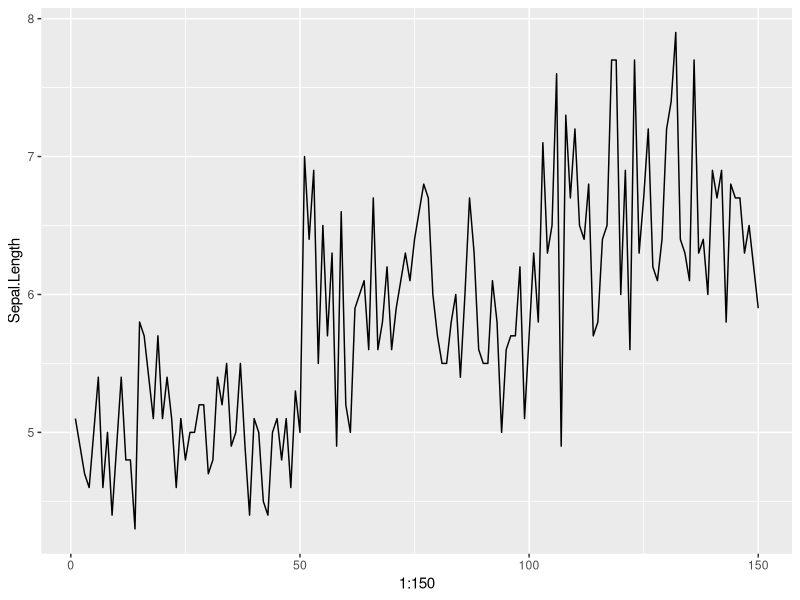
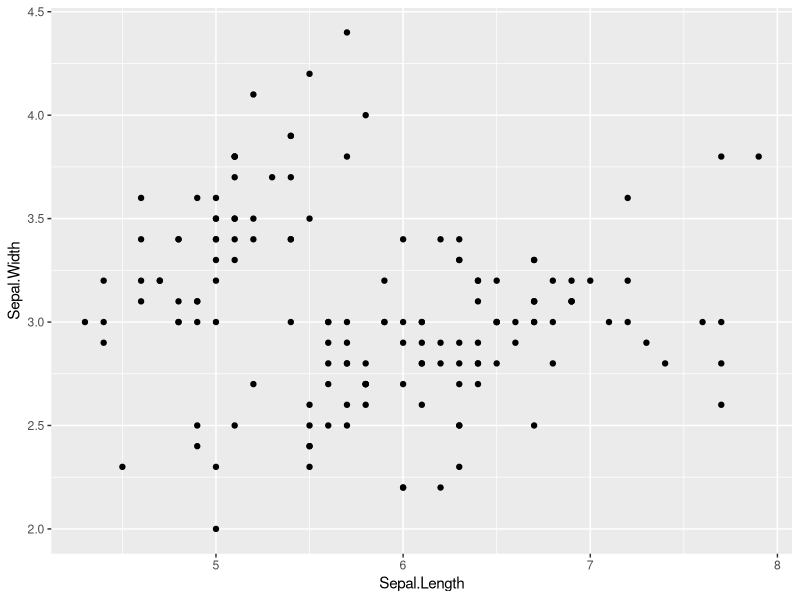
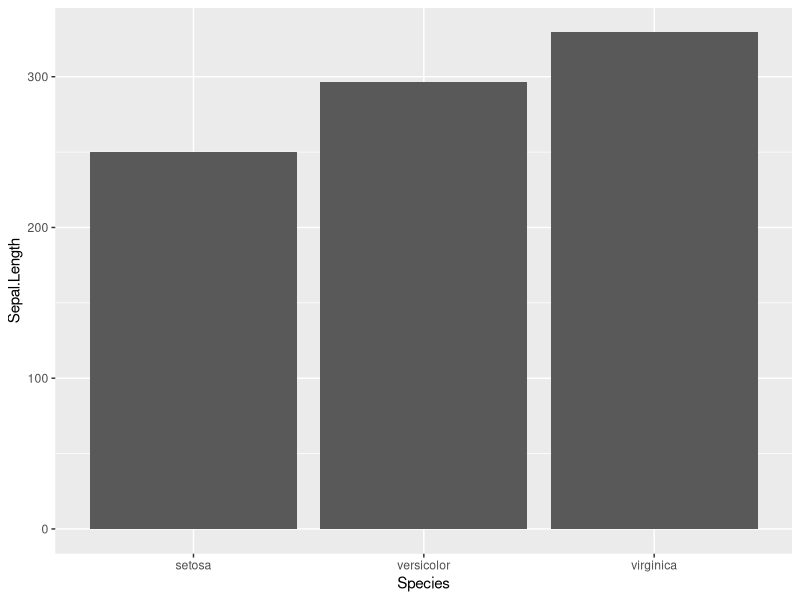
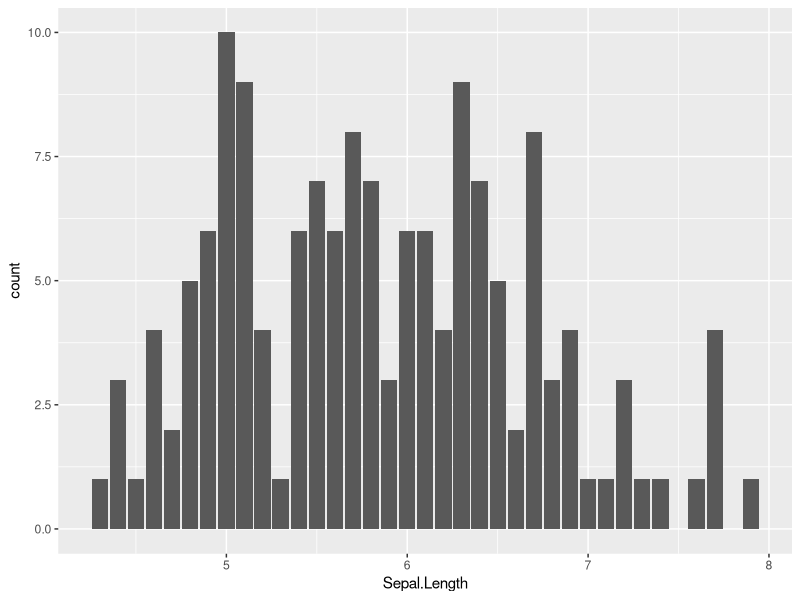
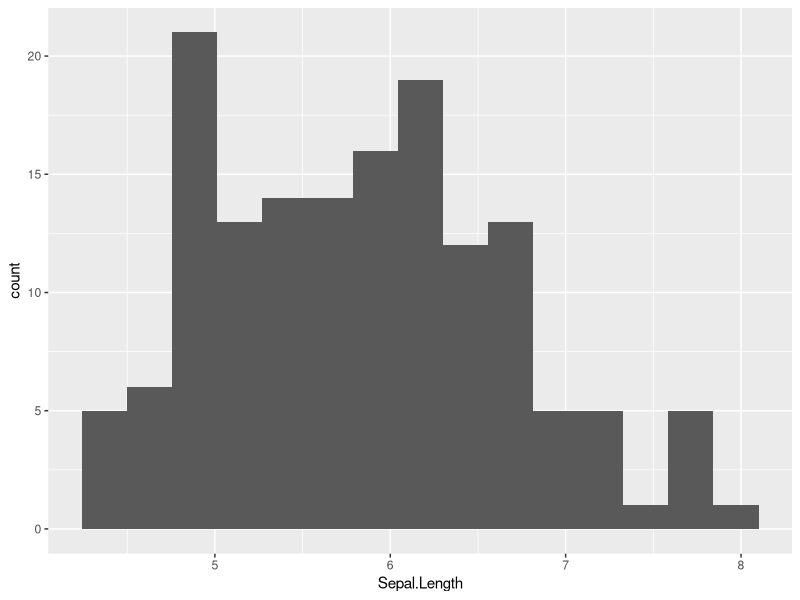
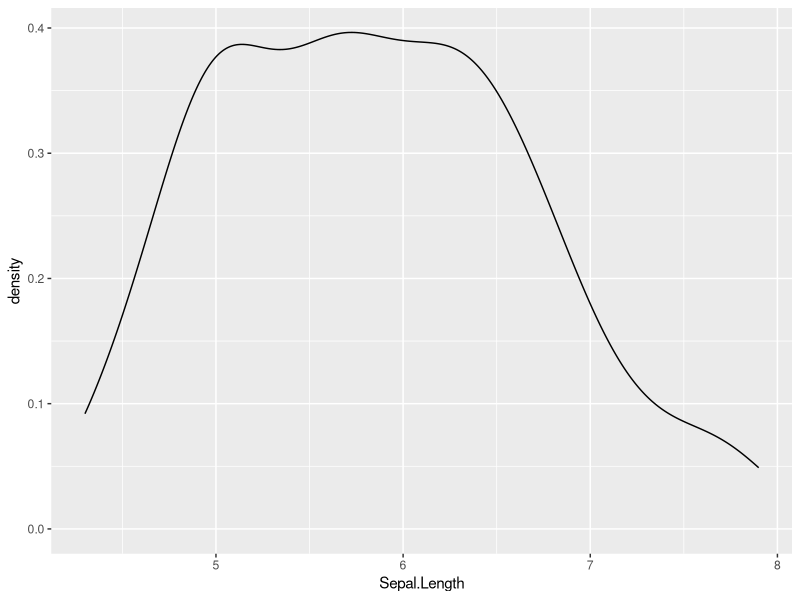
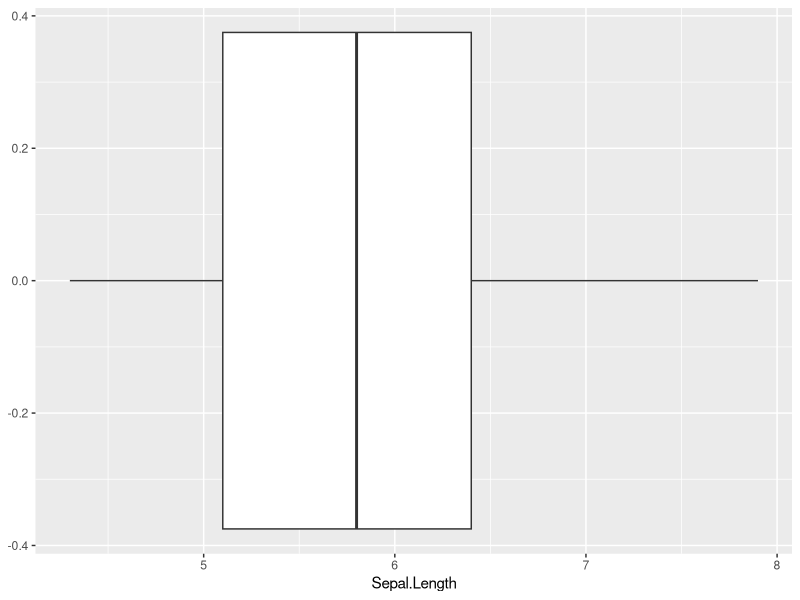
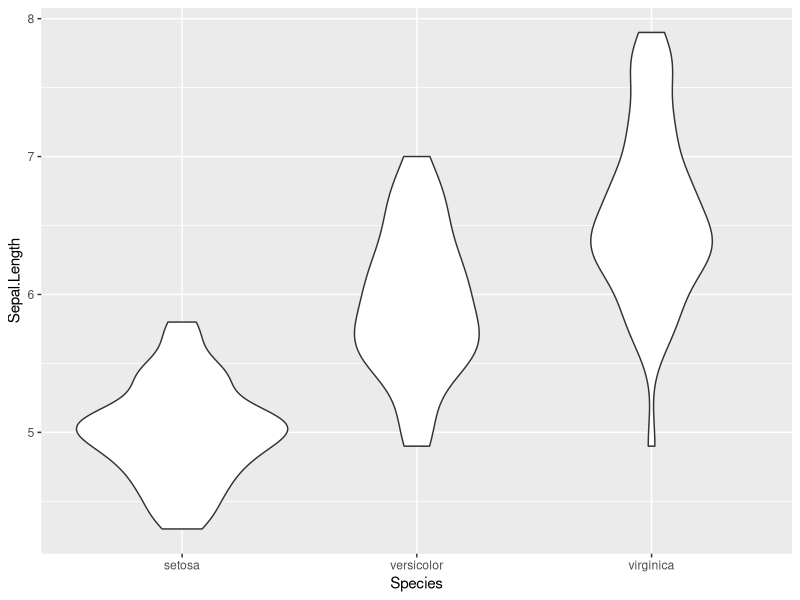

Source code (R) for these figures, in order:

# Format
# ggplot (data = <DATA> ) +
#<GEOM_FUNCTION> (mapping = aes( <MAPPINGS> ))

# geom_functions
# geom_line() , geom_point() , geom_histgram(), 
# geom_col(), geom_bar()
#  geom_boxplot(),  geom_violin(), geom_density()
# 


iris
data = iris

#install.packages("ggplot2")
library(ggplot2)

# Line plot
# describe the trend
ggplot(data, aes(1:150, Sepal.Length)) + geom_line()

# Scatter plot
# Understand relation between x & y
ggplot(data, aes(x = Sepal.Length, y = Sepal.Width)) +
  geom_point()

# Bar chart
ggplot(data, aes(x = Species, y = Sepal.Length)) +
  geom_col()

# Histogram
# Count of each Sepal length occurrence
ggplot(data, aes(x = Sepal.Length)) +
  geom_bar()

# Histogram
# Count of each Sepal length occurrence
# here can control the groups
ggplot(data, aes(Sepal.Length)) +
  geom_histogram(bins = 15)

# Density plot
ggplot(data, aes(Sepal.Length)) +
  geom_density()

# Create a box plot with ggplot2
ggplot(data, aes(x = Sepal.Length)) +  
  geom_boxplot()

# Understand distribution of Sepal length for
# different species
ggplot(data, aes(x = Species, y = Sepal.Length)) +
  geom_violin()


# How to set labels and titles

ggplot(data, aes(x = Sepal.Length, y = Sepal.Width)) +
  geom_point() + labs(x='x axis label', y='y axis label',
                      title='title', subtitle='subtitle',
                      caption='image using ggplot2')


